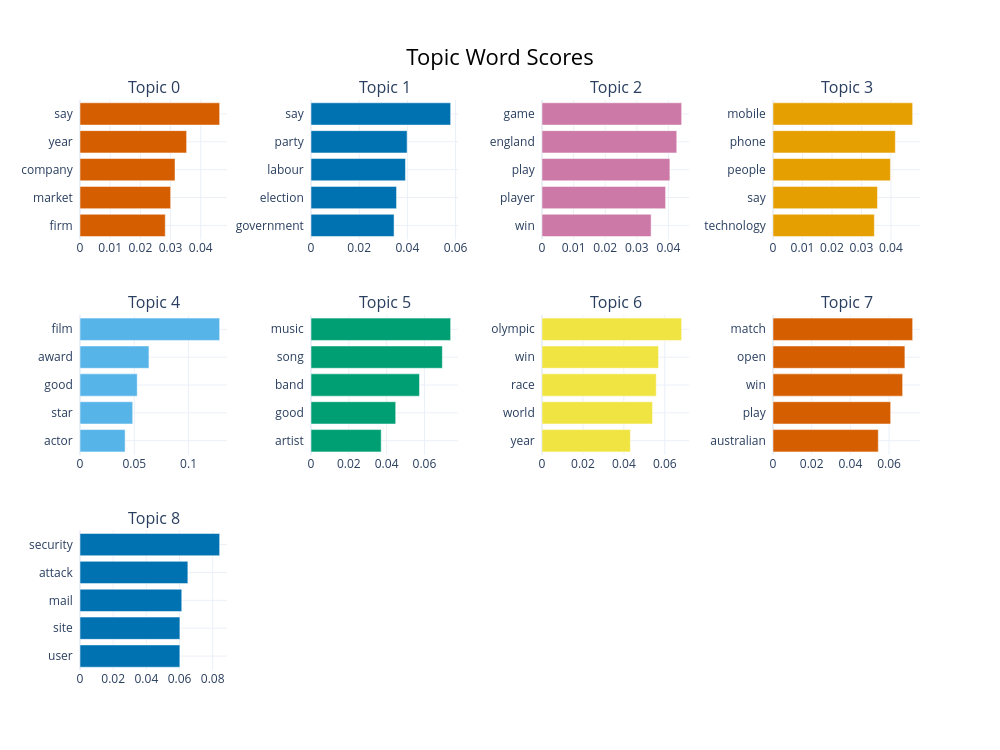

The cell this chart's notebook holds for it:
### Code cell
topic_model.visualize_barchart(top_n_topics=10)

### Figure 1 — Plotly figure (JSON) as saved in the notebook; plotly's stock layout.template omitted (floating-point values rounded to 4 significant figures)
{"data": [{"marker": {"color": "#D55E00"}, "orientation": "h", "type": "bar", "x": [0.02826, 0.03003, 0.03148, 0.03533, 0.04627], "xaxis": "x", "y": ["firm  ", "market  ", "company  ", "year  ", "say  "], "yaxis": "y"}, {"marker": {"color": "#0072B2"}, "orientation": "h", "type": "bar", "x": [0.03447, 0.0355, 0.0392, 0.03989, 0.05796], "xaxis": "x2", "y": ["government  ", "election  ", "labour  ", "party  ", "say  "], "yaxis": "y2"}, {"marker": {"color": "#CC79A7"}, "orientation": "h", "type": "bar", "x": [0.03452, 0.03909, 0.04046, 0.04263, 0.04418], "xaxis": "x3", "y": ["win  ", "player  ", "play  ", "england  ", "game  "], "yaxis": "y3"}, {"marker": {"color": "#E69F00"}, "orientation": "h", "type": "bar", "x": [0.03439, 0.03543, 0.03983, 0.0415, 0.04738], "xaxis": "x4", "y": ["technology  ", "say  ", "people  ", "phone  ", "mobile  "], "yaxis": "y4"}, {"marker": {"color": "#56B4E9"}, "orientation": "h", "type": "bar", "x": [0.04157, 0.04856, 0.05271, 0.06353, 0.1287], "xaxis": "x5", "y": ["actor  ", "star  ", "good  ", "award  ", "film  "], "yaxis": "y5"}, {"marker": {"color": "#009E73"}, "orientation": "h", "type": "bar", "x": [0.03713, 0.0448, 0.05737, 0.06947, 0.07386], "xaxis": "x6", "y": ["artist  ", "good  ", "band  ", "song  ", "music  "], "yaxis": "y6"}, {"marker": {"color": "#F0E442"}, "orientation": "h", "type": "bar", "x": [0.04319, 0.05403, 0.05583, 0.05695, 0.06825], "xaxis": "x7", "y": ["year  ", "world  ", "race  ", "win  ", "olympic  "], "yaxis": "y7"}, {"marker": {"color": "#D55E00"}, "orientation": "h", "type": "bar", "x": [0.05442, 0.06083, 0.06701, 0.06819, 0.07219], "xaxis": "x8", "y": ["australian  ", "play  ", "win  ", "open  ", "match  "], "yaxis": "y8"}, {"marker": {"color": "#0072B2"}, "orientation": "h", "type": "bar", "x": [0.0602, 0.06023, 0.06135, 0.06503, 0.08419], "xaxis": "x9", "y": ["user  ", "site  ", "mail  ", "attack  ", "security  "], "yaxis": "y9"}], "layout": {"annotations": [{"font": {"size": 16}, "showarrow": false, "text": "Topic 0", "x": 0.0875, "xanchor": "center", "xref": "paper", "y": 1, "yanchor": "bottom", "yref": "paper"}, {"font": {"size": 16}, "showarrow": false, "text": "Topic 1", "x": 0.3625, "xanchor": "center", "xref": "paper", "y": 1, "yanchor": "bottom", "yref": "paper"}, {"font": {"size": 16}, "showarrow": false, "text": "Topic 2", "x": 0.6375, "xanchor": "center", "xref": "paper", "y": 1, "yanchor": "bottom", "yref": "paper"}, {"font": {"size": 16}, "showarrow": false, "text": "Topic 3", "x": 0.9125, "xanchor": "center", "xref": "paper", "y": 1, "yanchor": "bottom", "yref": "paper"}, {"font": {"size": 16}, "showarrow": false, "text": "Topic 4", "x": 0.0875, "xanchor": "center", "xref": "paper", "y": 0.6222, "yanchor": "bottom", "yref": "paper"}, {"font": {"size": 16}, "showarrow": false, "text": "Topic 5", "x": 0.3625, "xanchor": "center", "xref": "paper", "y": 0.6222, "yanchor": "bottom", "yref": "paper"}, {"font": {"size": 16}, "showarrow": false, "text": "Topic 6", "x": 0.6375, "xanchor": "center", "xref": "paper", "y": 0.6222, "yanchor": "bottom", "yref": "paper"}, {"font": {"size": 16}, "showarrow": false, "text": "Topic 7", "x": 0.9125, "xanchor": "center", "xref": "paper", "y": 0.6222, "yanchor": "bottom", "yref": "paper"}, {"font": {"size": 16}, "showarrow": false, "text": "Topic 8", "x": 0.0875, "xanchor": "center", "xref": "paper", "y": 0.2444, "yanchor": "bottom", "yref": "paper"}], "height": 750, "hoverlabel": {"bgcolor": "white", "font": {"family": "Rockwell", "size": 16}}, "showlegend": false, "title": {"font": {"color": "Black", "size": 22}, "text": "Topic Word Scores", "x": 0.5, "xanchor": "center", "yanchor": "top"}, "width": 1000, "xaxis": {"anchor": "y", "domain": [0, 0.175], "showgrid": true}, "xaxis10": {"anchor": "y10", "domain": [0.275, 0.45], "showgrid": true}, "xaxis11": {"anchor": "y11", "domain": [0.55, 0.725], "showgrid": true}, "xaxis12": {"anchor": "y12", "domain": [0.825, 1], "showgrid": true}, "xaxis2": {"anchor": "y2", "domain": [0.275, 0.45], "showgrid": true}, "xaxis3": {"anchor": "y3", "domain": [0.55, 0.725], "showgrid": true}, "xaxis4": {"anchor": "y4", "domain": [0.825, 1], "showgrid": true}, "xaxis5": {"anchor": "y5", "domain": [0, 0.175], "showgrid": true}, "xaxis6": {"anchor": "y6", "domain": [0.275, 0.45], "showgrid": true}, "xaxis7": {"anchor": "y7", "domain": [0.55, 0.725], "showgrid": true}, "xaxis8": {"anchor": "y8", "domain": [0.825, 1], "showgrid": true}, "xaxis9": {"anchor": "y9", "domain": [0, 0.175], "showgrid": true}, "yaxis": {"anchor": "x", "domain": [0.7556, 1], "showgrid": true}, "yaxis10": {"anchor": "x10", "domain": [0, 0.2444], "showgrid": true}, "yaxis11": {"anchor": "x11", "domain": [0, 0.2444], "showgrid": true}, "yaxis12": {"anchor": "x12", "domain": [0, 0.2444], "showgrid": true}, "yaxis2": {"anchor": "x2", "domain": [0.7556, 1], "showgrid": true}, "yaxis3": {"anchor": "x3", "domain": [0.7556, 1], "showgrid": true}, "yaxis4": {"anchor": "x4", "domain": [0.7556, 1], "showgrid": true}, "yaxis5": {"anchor": "x5", "domain": [0.3778, 0.6222], "showgrid": true}, "yaxis6": {"anchor": "x6", "domain": [0.3778, 0.6222], "showgrid": true}, "yaxis7": {"anchor": "x7", "domain": [0.3778, 0.6222], "showgrid": true}, "yaxis8": {"anchor": "x8", "domain": [0.3778, 0.6222], "showgrid": true}, "yaxis9": {"anchor": "x9", "domain": [0, 0.2444], "showgrid": true}}}
